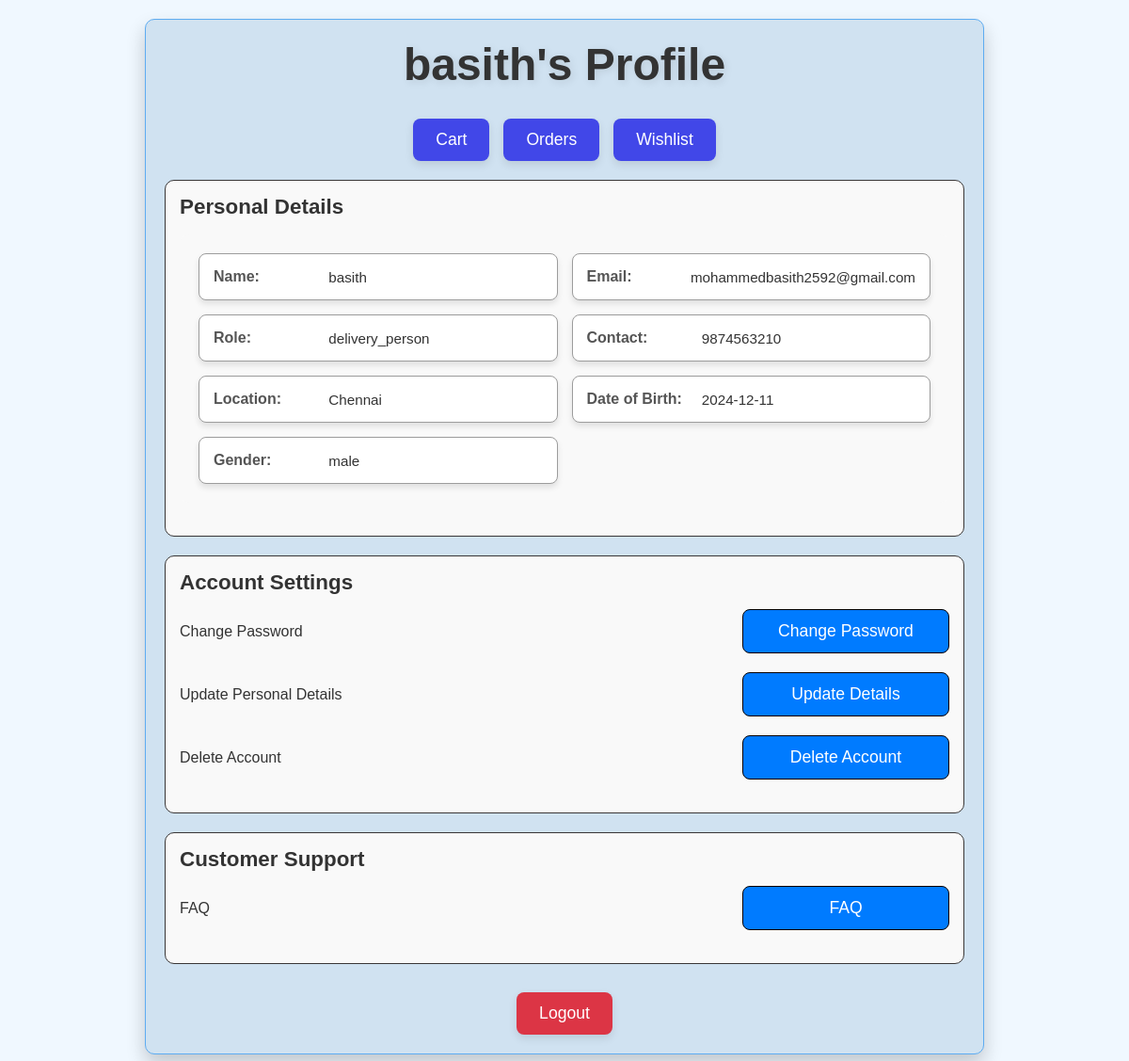
Before: /auth/profile/3 (signed in) with the older database file.
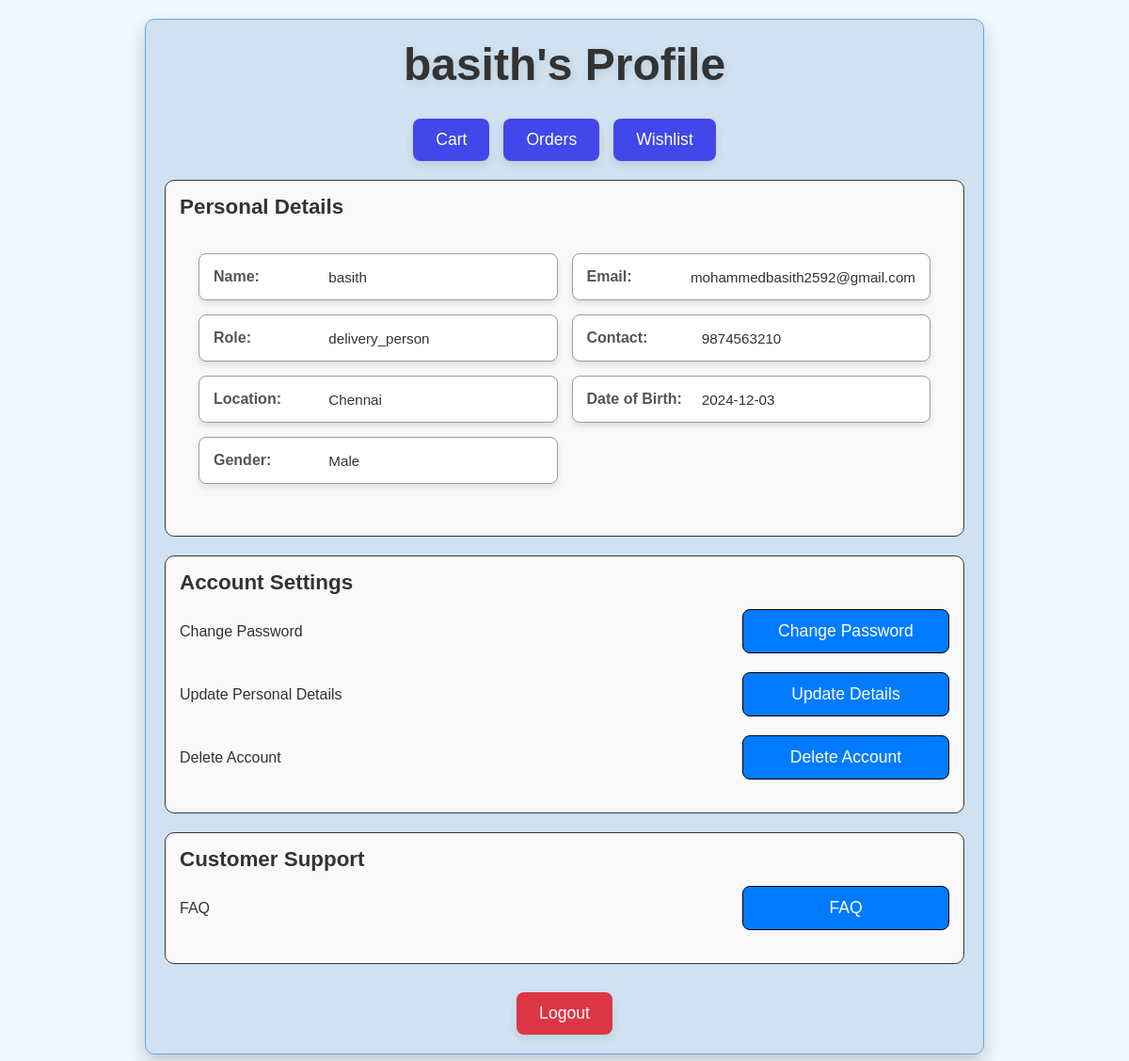
After: the same page with the newer database file.
### app/models.py (models this page shows, shortened)
class User(UserMixin, db.Model):
    id = db.Column(db.Integer, primary_key=True)
    username = db.Column(db.String(50), nullable=False)
    email = db.Column(db.String(100), unique=True, nullable=False)
    password = db.Column(db.String(255), nullable=False)
    role = db.Column(db.String(20), nullable=False)
    contact = db.Column(db.String(20), nullable=False)
    location = db.Column(db.String(100), nullable=False)
    dob = db.Column(db.Date, nullable=False)
    gender = db.Column(db.String(10), nullable=False)
    reset_token = db.Column(db.String(128), nullable=True)
    status = db.Column(db.String(20), default='pending')

### app/auth.py (the view)
@auth.route('/profile/<int:id>')
@login_required
def profile(id):
    user = User.query.get(id)
    if not user:
        abort(404)
    from flask_login import current_user
    if current_user.id != id and current_user.role != 'admin':
        abort(403)
    return render_template('profile.html', user=user)

### app/templates/profile.html (shortened to what this page needs)
<!DOCTYPE html>
<html lang="en">
<head>
</head>
<body>
    <div class="container">
        <header>
            <h1>{{ user.username }}'s Profile</h1>
        </header>
        <div class="center-buttons">
            <button>Cart</button>
            <button>Orders</button>
            <button>Wishlist</button>
        </div>
        <section id="personal-details">
            <h2>Personal Details</h2>
        <ul class="info">
            <li>
                <span class="label">Name:</span>
                <span class="value">{{ user.username }}</span>
            </li>
            <li>
                <span class="label">Email:</span>
                <span class="value">{{ user.email }}</span>
            </li>
            <li>
                <span class="label">Role:</span>
                <span class="value">{{ user.role }}</span>
            </li>
            <li>
                <span class="label">Contact:</span>
                <span class="value">{{ user.contact }}</span>
            </li>
            <li>
                <span class="label">Location:</span>
                <span class="value">{{ user.location }}</span>
            </li>
            <li>
                <span class="label">Date of Birth:</span>
                <span class="value">{{ user.dob }}</span>
            </li>
            <li>
                <span class="label">Gender:</span>
                <span class="value">{{ user.gender }}</span>
            </li>
        </ul>
        </section>
        <section id="account-settings">
            <h2>Account Settings</h2>
            <div>
                <span>Change Password</span>
                    <button class="change-password-btn">Change Password</button>
            </div>
            <div>
                <span>Update Personal Details</span>
                <form action="{{ url_for('auth.update_details', id=user.id) }}" method="get" style="display: inline;">
                    <button type="submit" class="btn btn-primary">Update Details</button>
                </form>
            </div>
            <div>
                <span>Delete Account</span>
                <a href="{{ url_for('auth.confirm_delete', id=user.id) }}">
                    <button class="delete-account-btn">Delete Account</button>
                </a>
            </div>
        </section>
        <section id="support">
            <h2>Customer Support</h2>
            <div>
                <span>FAQ</span>
                <button>FAQ</button>
            </div>
        </section>
        <footer>
            <form action="{{ url_for('auth.logout') }}" class="btn logout-btn" method="get" style="display: inline;">
                <button class="logout-btn">Logout</button>
            </form>
        </footer>
    </div>
</body>
</html>

### app/templates/profile.html (style rules this page uses)
body { font-family: Arial, sans-serif; margin: 0; padding: 0; display: flex; flex-direction: column; align-items: center; background-color: #f0f8ff; }
.container { width: 90%; max-width: 850px; background: #d0e2f1; border: 1px solid #5eacf1; border-radius: 10px; padding: 20px; box-shadow: 0 10px 20px rgba(0, 0, 0, 0.2); margin: 20px 0; position: relative; z-index: 10; }
header { text-align: center; margin-bottom: 30px; }
header h1 { margin: 0; font-size: 3em; color: #333; font-weight: bold; text-shadow: 2px 2px 8px rgba(0, 0, 0, 0.1); transition: all 0.3s ease-in-out; }
.center-buttons { display: flex; justify-content: center; gap: 15px; margin: 20px 0; }
.center-buttons button { padding: 12px 24px; background-color: #4147e8; color: #fff; border: none; border-radius: 8px; cursor: pointer; font-size: 1.1em; transition: all 0.3s ease-in-out; box-shadow: 0 4px 10px rgba(0, 0, 0, 0.1); }
ul.info { list-style: none; padding: 20px; border-radius: 10px; background-color: #f9f9f9; display: grid; grid-template-columns: repeat(2, 1fr); gap: 15px; margin-bottom: 20px; }
ul.info li { background: #ffffff; padding: 15px; border: 1px solid #9c9c9c; border-radius: 8px; box-shadow: 0 4px 6px rgba(0, 0, 0, 0.1); display: flex; flex-direction: row; justify-content: space-between; align-items: center; text-align: left; }
ul.info .label { font-weight: bold; color: #555; margin-right: 10px; flex-basis: 30%; }
ul.info .value { font-size: 0.95rem; color: #333; flex-basis: 65%; word-wrap: break-word; }
section { border: 1px solid #393636; border-radius: 10px; padding: 15px; margin-bottom: 20px; background-color: #f9f9f9; }
section h2 { margin: 0 0 15px; font-size: 1.4em; color: #333; }
section div { display: flex; justify-content: center; align-items: center; margin-bottom: 10px; }
#account-settings div, #performance div, #support div { display: flex; justify-content: space-between; align-items: center; margin-bottom: 20px; }
#account-settings button, #performance button, #support button { width: 220px; padding: 12px 20px; text-align: center; background-color: #007bff; color: #fff; border: black 1px solid; border-radius: 8px; cursor: pointer; font-size: 1.1em; transition: all 0.3s ease; }
#account-settings span, #performance span, #support span { flex: 1; text-align: left; font-size: 1em; color: #333; padding-right: 15px; }
section div span { flex: 1; text-align: left; font-size: 1em; color: #555; }
section div button { padding: 8px 16px; background-color: #007bff; color: #fff; border: none; border-radius: 5px; cursor: pointer; font-size: 0.95em; }
footer { text-align: center; margin-top: 30px; }
footer button { padding: 12px 24px; background-color: #dc3545; color: #fff; border: none; border-radius: 8px; cursor: pointer; font-size: 1.1em; transition: all 0.3s ease; box-shadow: 0 4px 10px rgba(0, 0, 0, 0.1); }

Changed rows visible on the page:
changed User "basith": dob "2024-12-11" → "2024-12-03"; gender "male" → "Male"
